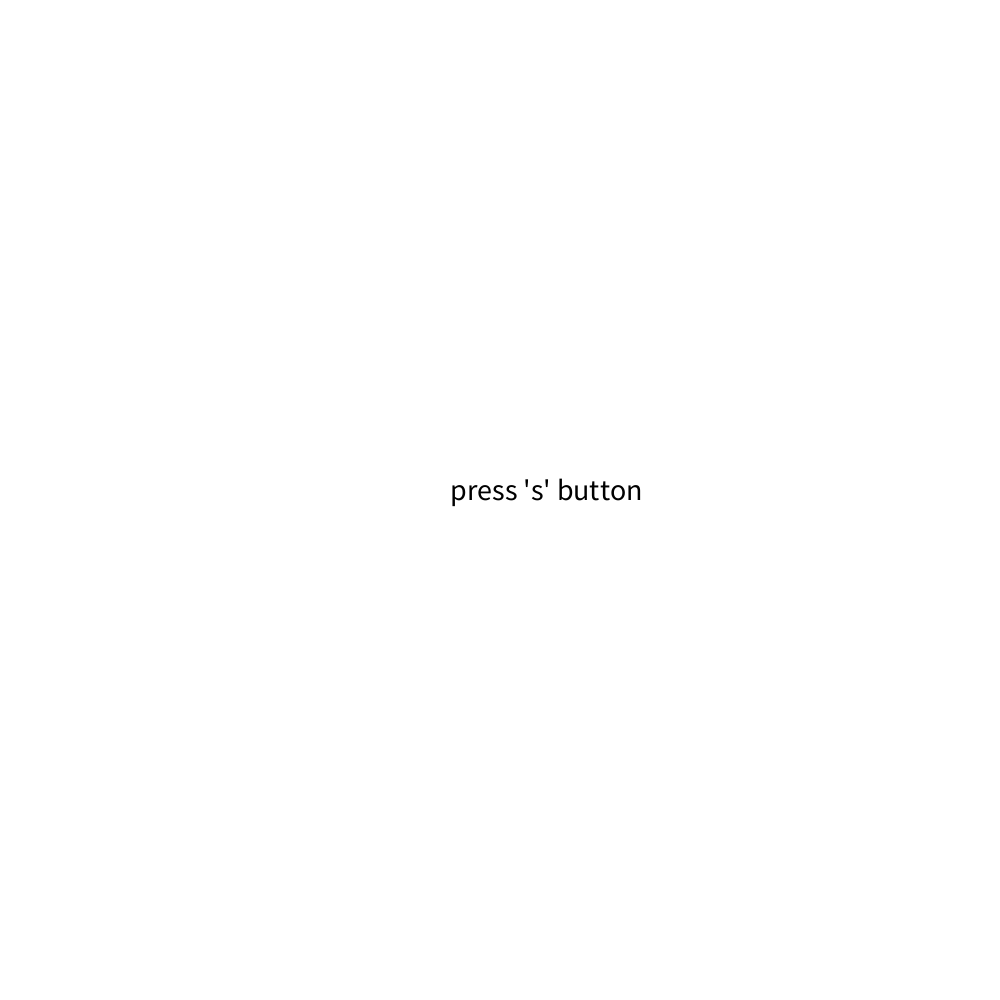
Frame 1 (no input)
Frame 60 (the mouse pressed at the canvas centre just before this capture): identical to frame 1, image omitted
Frame 120 (the mouse held since frame 60 and released just before this capture): identical to frame 1, image omitted

The Processing sketch that drew this single still picture (run headless with seeded random() and noise(); from frame 60 on, the mouse is pressed at the canvas centre):

// Processing sketch: processing_164665
// ── processing_164665.pde

float uX = 0, uY=0,  tX1=300, tY1=0, tX2=300, tY2=300;
boolean goRight = true;
float score = 0;
float rad = 0;
float theta = 0;
boolean P_1 = false, P_2 = false, D_1 = false, D_2 = false;
float count1= 0, count2 = 0;
float timer = 0;
float s = 0;


void setup(){
size(1000,1000);
}


void keyPressed(){
  
  if ( key == 's') s = 1;
  if ( key == '1') D_1 = true;
  
  if ( key == 'z') P_1 = true;
  if ( key == 'x') P_1 = false;
  
  if ( key == '2') D_2 = true;

  if ( key == '.') P_2 = true;
  if ( key == '/') P_2 = false;
  
  //else P_1 = P_2 = false;
  
}


  


void draw(){
  
 
  
  background(255);
  stroke(255,0,0);
  strokeWeight(10);
  
  float tVecX = 300*cos(rad)+width/2 - width/2;
  float tVecY = 300*sin(rad)+height/2 - height/2;
  float tVecMag = sqrt(tVecX * tVecX + tVecY * tVecY);
  float uVecX = 280 * cos(theta)+width/2 - width/2;
  float uVecY = 280 * sin(theta)+height/2 - height/2;
  float uVecMag = sqrt(uVecX * uVecX + uVecY * uVecY);
  float dot = tVecX * uVecX + tVecY * uVecY;
  float cosine = dot / (tVecMag * uVecMag);
  score = cosine * 100;
  
  
  gamestart();

if (timer > 280){
  D_1 = true;
  background(255);
  stroke(255,0,0);
  strokeWeight(10);
  
  if (D_1 == true){
  

  line(width/2, height/2, 300*cos(rad)+width/2, 300*sin(rad)+height/2);

    if (P_1 == true){
    
      rad += 0.1;
      P_1 = false;
    
    }
      
    if (rad >= 6.2)
    {
      rad=0;
     count1 ++; 
    }
  
  
  }

  if (D_1 == true){
  
  
    stroke(0);
    line(width/2,height/2,280 * cos(theta)+width/2,280 * sin(theta)+height/2);
  
    if (P_2 == true){
    
      theta += 0.1;
      P_2 = false;
      
    }
    
     if (theta >= 6.2)
    {
      theta=0;
      count2 ++; 
    }
 


  }
  
  GameEnd();
}

}

void gamestart(){
  
  background(255);
  stroke(255,0,0);
  strokeWeight(10);
  
  if (s == 0){
  fill(0);
  textSize(30);
  text("press 's' button",width/2 - 50,height/2);
  
}

if ( s > 0) {
  textSize(30);
  text(" Player 1 press a 'z' button\n Player 2 press a '>' button",width/2- 100, height/2);
  timer ++;
  s ++;
  if (timer > 120){
      background(255);
      textSize(30);
      text(" ready? ",width/2- 100, height/2);
      timer ++;
      if (timer > 200) {
       background(255);
       textSize(30);
       text(" start ",width/2- 100, height/2);
      } 

    
  }
}
}

void GameEnd(){
  
  if (count1 >= 2)
  {
    background(255,0,0);
    fill(255);
    textSize(30);
    text(" congratulation \n Player 1 win!",width/2,height/2);
    
  }
  
  if (count2 >= 2)
  {
    background(0);
    fill(255);
    textSize(30);
    text(" congratulation \n Player 2 win!",width/2,height/2);
    
  }
}
